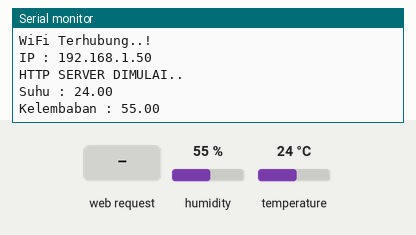
Bench run of a sketch on a simulated ESP32. Parts: the last lines printed to the serial monitor. Inputs (shaded band) come from the test bench; at power-on: humidity 55 %, temperature 24 °C. WiFi joins after 1.5 s; servers stay silent unless stated.

Above: at 3.2 s.
3.3 s: HTTP request GET /led1on received
8.9 s: HTTP request GET /led1off received
14.5 s: humidity set to 22 %
At 18.2 s:
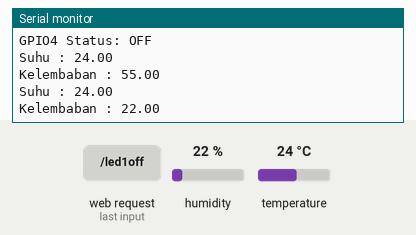
20.1 s: temperature set to 12 °C
At 22.9 s:
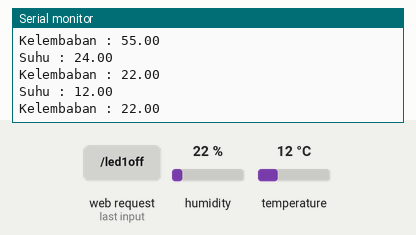
25.7 s: humidity set to 40 %
At 27.6 s:
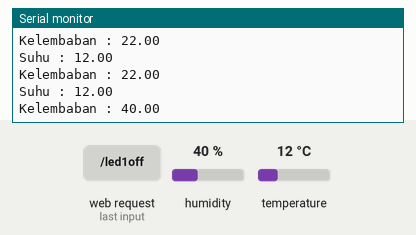
Timing chart, 0 to 29.1 s (numbered marks = the images above; inputs shaded):
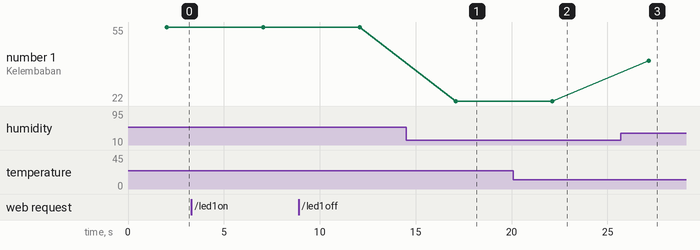

The sketch:

DHT11_WebServerTESTLED.ino
```cpp
#include "DHT.h"
#include <WiFi.h>
#include <WebServer.h>

#define DHTPIN 2     // Digital pin connected to the DHT sensor

const char* ssid = "66";
const char* password = "11111111";

WebServer server(80);

uint8_t LED1pin = 5;
bool LED1status = LOW;

uint8_t LED2pin = 18;
bool LED2status = LOW;

// Uncomment whatever type you're using!
#define DHTTYPE DHT11   // DHT 11
DHT dht(DHTPIN, DHTTYPE);

void setup() {
  Serial.begin(115200);
  Serial.println(F("DHT11 TEST!!"));
  dht.begin();
  Serial.println("Terhubung Ke WIFI "); Serial.print(ssid);
  WiFi.begin(ssid,password);
  while(WiFi.status() != WL_CONNECTED){
    delay(1000);
    Serial.print(".");
  }
  Serial.println("");
  Serial.println("WiFi Terhubung..!");
  Serial.print("IP : ");
  Serial.println(WiFi.localIP());

  server.on("/", handle_OnConnect);
  server.on("/led1on", handle_led1on);
  server.on("/led1off", handle_led1off);
  server.on("/led2on", handle_led2on);
  server.on("/led2off", handle_led2off);

  server.onNotFound(handle_NotFoundConnect);
  server.begin();
  Serial.println("HTTP SERVER DIMULAI..");

}

void loop() {
  server.handleClient();

  if(LED1status)
  {digitalWrite(LED1pin, HIGH);}
  else
  {digitalWrite(LED1pin, LOW);}

  if(LED2status)
  {digitalWrite(LED2pin, HIGH);}
  else
  {digitalWrite(LED2pin, LOW);}

  float suhu = dht.readTemperature();
  float kelembaban = dht.readHumidity();
  Serial.print("Suhu : ");
  Serial.println(suhu);
  Serial.print("Kelembaban : ");
  Serial.println(kelembaban);
  delay(5000);
}

void handle_OnConnect(){

  bool LED1status = LOW;
  bool LED2status = LOW;

  float suhu = dht.readTemperature();
  float kelembaban = dht.readHumidity();
  server.send(200,"text/html",SendHTML(suhu,kelembaban,LED1status,LED2status));
}

void handle_led1on() {
  LED1status = HIGH;
  float suhu = dht.readTemperature();
  float kelembaban = dht.readHumidity();
  Serial.println("GPIO4 Status: ON");
  server.send(200, "text/html", SendHTML(suhu,kelembaban,true,LED2status));
}

void handle_led1off() {
  float suhu = dht.readTemperature();
  float kelembaban = dht.readHumidity();
  LED1status = LOW;
  Serial.println("GPIO4 Status: OFF");
  server.send(200, "text/html", SendHTML(suhu,kelembaban,false,LED2status));
}

void handle_led2on() {
  float suhu = dht.readTemperature();
  float kelembaban = dht.readHumidity();
  LED2status = HIGH;
  Serial.println("GPIO5 Status: ON");
  server.send(200, "text/html", SendHTML(suhu,kelembaban,LED1status,true));
}

void handle_led2off() {
  float suhu = dht.readTemperature();
  float kelembaban = dht.readHumidity();
  LED2status = LOW;
  Serial.println("GPIO5 Status: OFF");
  server.send(200, "text/html", SendHTML(suhu,kelembaban,LED1status,false));
}

void handle_NotFoundConnect(){
  server.send(404,"tetx/plan","Halaman Tidak ditemukan");
}

String SendHTML(float temperaturestat, float humiditystat,uint8_t led1stat,uint8_t led2stat){
  String ptr ="<!DOCTYPE html>\n";
  ptr +="<html>\n";
  ptr +="<head>\n";
  ptr +="<meta charset=\"utf-8\">\n";
  ptr +="<meta http-equiv=\"X-UA-Compatible\" content=\"IE=edge\">\n";
  ptr +="<meta name=\"viewport\" content=\"width=\"device-width,initial-scale=1.0,user-scalable=no\">\n";
  ptr +="<title>Suhu dan Kelembaban</title>\n";
  ptr +="<style>html{font-family: Helveltica; display: inline-block;margin:0px auto;text-align: center;}\n";
  ptr +="body{margin-top: 50px;}h1{color: #444;margin: 50px auto 30px;}\n";
  ptr +="p{font-size: 24px;color: #444;margin-bottom: 10px;}\n";
  ptr +="</style>\n";

ptr +="<script>\n";
ptr +="setInterval(loadDoc,200);\n";
ptr +="setTime(function(){location=''},200)\n";
ptr +="setInterval('window.location.reload()',600)\n";
ptr +="function loadDoc(){\n";
ptr +="var xhttp = XMLHttpRequest();\n";
ptr +="xhttp.onreadstatechange = function(){\n";
ptr +="if (this.readyState == 4 && this.status == 200) {\n";
ptr +="document.getElementById(\"webpage\").innerHTML = this.responseText};\n";
ptr +="};\n";
ptr +="xhttp.open(\"GET\",\"/\",true);\n";
ptr +="xhttp.send();\n";
ptr +="}\n";
ptr +="</script>";

ptr +="</head>\n";
ptr +="<body>\n";

ptr +="<div id=\"webpage\">\n";
ptr +="<h1>Laporan Suhu dan Kelembaban</h1>\n";
ptr +="<p>Suhu : \n";
ptr +=(int)temperaturestat;
ptr +="*C</p>\n";
ptr +="<p>Kelembaban : \n";
ptr +=(int)humiditystat;
ptr +="%</p>\n";
ptr +=temperaturestat;
ptr +=" || ";
ptr +=humiditystat;
ptr +="</div>\n";
if(led1stat)
  {ptr +="<p>LED1 Status: ON</p><a class=\"button button-off\" href=\"/led1off\">OFF</a>\n";}
  else
  {ptr +="<p>LED1 Status: OFF</p><a class=\"button button-on\" href=\"/led1on\">ON</a>\n";}

  if(led2stat)
  {ptr +="<p>LED2 Status: ON</p><a class=\"button button-off\" href=\"/led2off\">OFF</a>\n";}
  else
  {ptr +="<p>LED2 Status: OFF</p><a class=\"button button-on\" href=\"/led2on\">ON</a>\n";}
ptr +="</body>\n";
ptr +="</html>\n";
return ptr;
}
```

Measured:
- after the input at 14.5 s, the serial monitor: prints a new line after 2.6 s (image 1)
- after the input at 20.1 s, the serial monitor: prints a new line after 2.0 s (image 2)
- after the input at 25.7 s, the serial monitor: prints a new line after 1.4 s (image 3)
- plotted number 1: 55 → 22 after the input at 14.5 s, 22 → 40 after the input at 25.7 s
